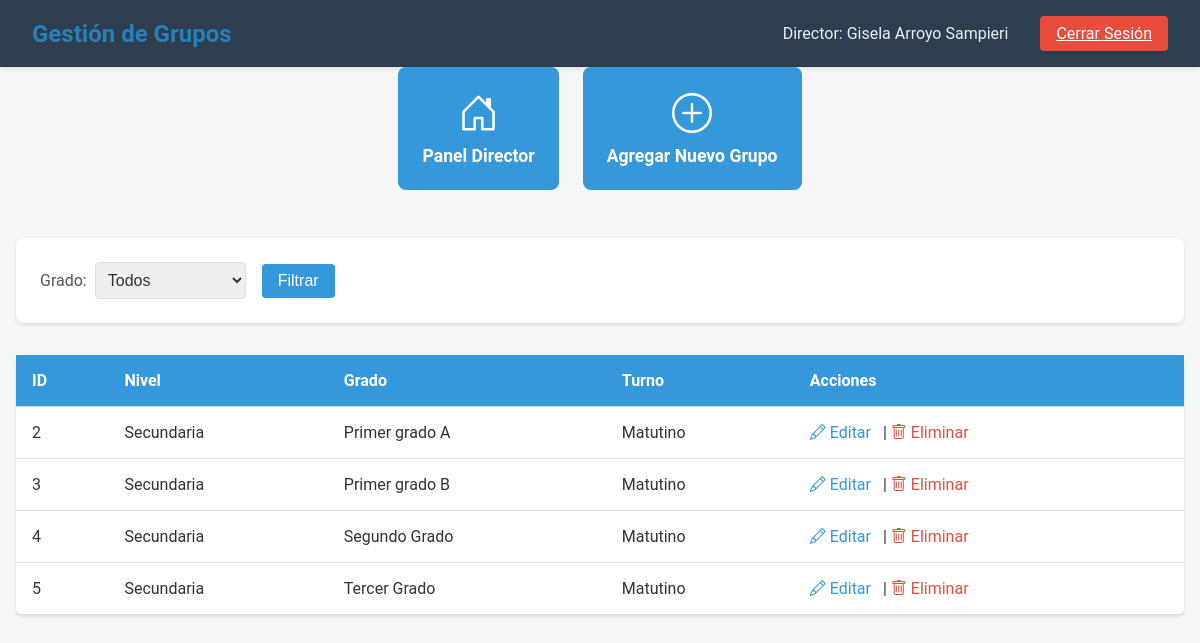
The page /Director/gestion_grupos.php (signed in) on the database its author committed.
### tables this page shows
CREATE TABLE `grupos` (
  `id_grupo` int(11) NOT NULL,
  `nivel_id` int(11) NOT NULL,
  `grado` varchar(20) NOT NULL,
  `turno` varchar(20) NOT NULL
);

CREATE TABLE `niveles` (
  `nivel_id` int(11) NOT NULL,
  `nivel_nombre` varchar(50) NOT NULL
);

### Director/gestion_grupos.php (the view, shortened to what this page needs)
<?php
require_once '../db.php';
try {
    $stmt = $pdo->prepare("SELECT d.nivel_id, n.nivel_nombre
                           FROM directores d
                           JOIN niveles n ON d.nivel_id = n.nivel_id
                           WHERE d.usuario_id = :usuario_id");
    $stmt->execute([':usuario_id' => $_SESSION['usuario_id']]);
    $director = $stmt->fetch(PDO::FETCH_ASSOC);
    $nivel_id_director = $director['nivel_id'];
} catch (PDOException $e) {
    die("Error al obtener el nivel del director: " . $e->getMessage());
} catch (Exception $e) {
    die($e->getMessage());
}
try {
    $sql = "
        SELECT g.id_grupo, n.nivel_nombre, g.grado, g.turno
        FROM grupos g
        JOIN niveles n ON g.nivel_id = n.nivel_id
        WHERE g.nivel_id = :nivel_id
    ";
    $sql .= " ORDER BY g.grado ASC";
    $stmt = $pdo->prepare($sql);
    $stmt->bindParam(':nivel_id', $nivel_id_director, PDO::PARAM_INT);
    $stmt->execute();
    $grupos = $stmt->fetchAll(PDO::FETCH_ASSOC);
} catch (PDOException $e) {
    die("Error al obtener los grupos: " . $e->getMessage());
}
?>
<!DOCTYPE html>
<html lang="es">
<head>
    <link rel="stylesheet" href="CSS/gestion_grupos3.css">
    <link href="https://cdn.jsdelivr.net/npm/bootstrap-icons/font/bootstrap-icons.css" rel="stylesheet">
</head>
<body>
    <header class="navbar">
        <div class="navbar-container">
            <h1>Gestión de Grupos</h1>
            <div class="navbar-right">
                <span>Director: <?php echo htmlspecialchars($_SESSION['nombre']); ?></span>
                <a href="../logout.php" class="logout-button">Cerrar Sesión</a>
            </div>
        </div>
    </header>
    <div class="button-container">
        <a href="dashboard_director.php" class="control-button">
            <i class="bi bi-house-door"></i>
            <span>Panel Director</span>
        </a>
        <a href="agregar_grupo.php" class="control-button">
            <i class="bi bi-plus-circle"></i>
            <span>Agregar Nuevo Grupo</span>
        </a>
    </div>
    <main class="main-container">
        <form method="GET" action="gestion_grupos.php" class="filter-form">
            <div class="filter-group">
                <label for="grado">Grado:</label>
                <select name="grado" id="grado">
                    <option value="">Todos</option>
                </select>
            </div>
            <button type="submit" class="filter-button">Filtrar</button>
        </form>
        <table>
            <thead>
                <tr>
                    <th>ID</th>
                    <th>Nivel</th>
                    <th>Grado</th>
                    <th>Turno</th>
                    <th>Acciones</th>
                </tr>
            </thead>
            <tbody>
                <?php if (!empty($grupos)): ?>
                    <?php foreach ($grupos as $grupo): ?>
                        <tr>
                            <td><?php echo htmlspecialchars($grupo['id_grupo']); ?></td>
                            <td><?php echo htmlspecialchars($grupo['nivel_nombre']); ?></td>
                            <td><?php echo htmlspecialchars($grupo['grado']); ?></td>
                            <td><?php echo htmlspecialchars($grupo['turno']); ?></td>
                            <td>
                                <a href="editar_grupo.php?id=<?php echo $grupo['id_grupo']; ?>" class="action-button edit">
                                    <i class="bi bi-pencil"></i> Editar
                                </a> |
                                <a href="eliminar_grupo.php?id=<?php echo $grupo['id_grupo']; ?>" class="action-button delete" onclick="return confirm('¿Estás seguro de eliminar este grupo?');">
                                    <i class="bi bi-trash"></i> Eliminar
                                </a>
                            </td>
                        </tr>
                    <?php endforeach; ?>
                <?php else: ?>
                    <tr>
                        <td colspan="5">No hay grupos registrados en este nivel.</td>
                    </tr>
                <?php endif; ?>
            </tbody>
        </table>
    </main>
</body>
</html>

### Director/CSS/gestion_grupos3.css (style rules this page uses)
body { margin: 0; padding: 0; font-family: 'Roboto', sans-serif; background-color: #f4f7f6; color: #333; }
.navbar { display: flex; justify-content: space-between; align-items: center; background-color: #2c3e50; color: #ecf0f1; padding: 1rem 2rem; box-shadow: 0 2px 4px rgba(0, 0, 0, 0.1); }
.navbar-container { display: flex; justify-content: space-between; align-items: center; width: 100%; }
.navbar-container h1 { font-size: 1.5rem; font-weight: bold; margin: 0; }
.navbar-right { display: flex; align-items: center; gap: 1rem; }
.navbar-right span { font-size: 1rem; margin-right: 1rem; }
.logout-button { background-color: #e74c3c; color: #fff; padding: 0.5rem 1rem; border: none; border-radius: 4px; font-size: 1rem; cursor: pointer; transition: background-color 0.3s ease; }
.main-container { max-width: 1200px; margin: 2rem auto; padding: 1rem; }
h1 { font-size: 2.5rem; color: #2980b9; text-align: center; margin-bottom: 2rem; }
.button-container { display: flex; justify-content: center; gap: 1.5rem; margin-bottom: 2rem; }
.control-button { display: flex; flex-direction: column; align-items: center; justify-content: center; background-color: #3498db; color: #fff; padding: 1.5rem; border-radius: 8px; text-decoration: none; transition: transform 0.3s ease, background-color 0.3s ease; }
.control-button i { font-size: 2.5rem; margin-bottom: 0.5rem; }
.control-button span { font-size: 1.1rem; font-weight: bold; }
.filter-form { background-color: #fff; padding: 1.5rem; border-radius: 8px; box-shadow: 0 2px 4px rgba(0, 0, 0, 0.1); margin-bottom: 2rem; display: flex; gap: 1rem; align-items: center; }
.filter-group { display: flex; align-items: center; gap: 0.5rem; }
.filter-group label { font-size: 1rem; color: #555; }
.filter-group select { padding: 0.5rem; border: 1px solid #ddd; border-radius: 4px; font-size: 1rem; color: #333; }
.filter-button { background-color: #3498db; color: #fff; padding: 0.5rem 1rem; border: none; border-radius: 4px; font-size: 1rem; cursor: pointer; transition: background-color 0.3s ease; }
table { width: 100%; border-collapse: collapse; background-color: #fff; border-radius: 8px; box-shadow: 0 2px 4px rgba(0, 0, 0, 0.1); }
table th, table td { padding: 1rem; text-align: left; border-bottom: 1px solid #ddd; }
table th { background-color: #3498db; color: #fff; font-weight: bold; }
.action-button { color: #3498db; text-decoration: none; margin-right: 0.5rem; transition: color 0.3s ease; }
.action-button.delete { color: #e74c3c; }

### rows shown on the page
grupos: id_grupo "2", nivel.nivel_nombre "Secundaria", grado "Primer grado A", turno "Matutino"
grupos: id_grupo "3", nivel.nivel_nombre "Secundaria", grado "Primer grado B", turno "Matutino"
grupos: id_grupo "4", nivel.nivel_nombre "Secundaria", grado "Segundo Grado", turno "Matutino"
grupos: id_grupo "5", nivel.nivel_nombre "Secundaria", grado "Tercer Grado", turno "Matutino"

### other values the page prints
$_SESSION['nombre'] "Gisela Arroyo Sampieri"
